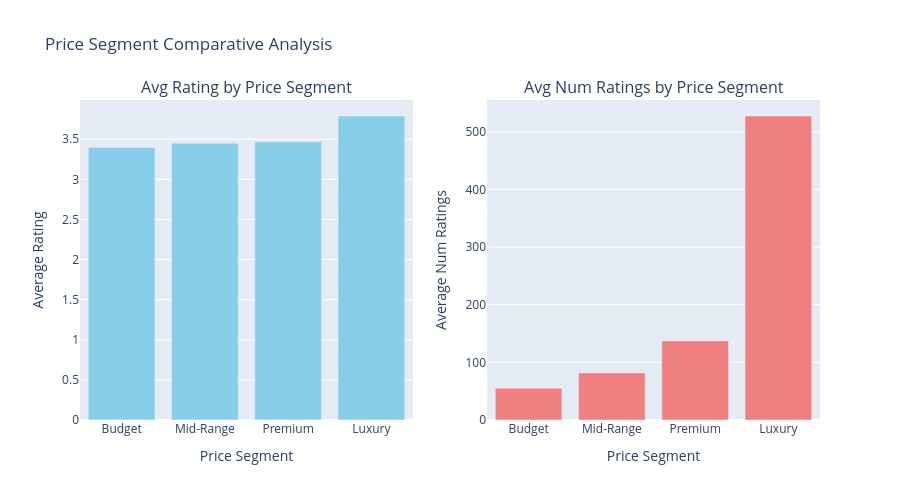

Notebook source saved alongside this figure:
### Code cell
# 5. Price Segment Analysis
segment_analysis = df.groupby('price_segment').agg({
    'avg_cost': ['min', 'max', 'mean'],
    'rating': 'mean',
    'num_ratings': 'mean',
    'has_online_order': 'mean',
    'has_table_booking': 'mean'
}).round(2)

print("\n" + "="*70)
print("PRICE SEGMENT ANALYSIS")
print("="*70)
print(segment_analysis)

# Create comparative visualization
segment_summary = df.groupby('price_segment').agg({
    'rating': 'mean',
    'num_ratings': 'mean'
}).reset_index()

fig = make_subplots(
    rows=1, cols=2,
    subplot_titles=('Avg Rating by Price Segment', 'Avg Num Ratings by Price Segment')
)

fig.add_trace(
    go.Bar(x=segment_summary['price_segment'], y=segment_summary['rating'], name='Rating', marker_color='skyblue'),
    row=1, col=1
)

fig.add_trace(
    go.Bar(x=segment_summary['price_segment'], y=segment_summary['num_ratings'], name='Num Ratings', marker_color='lightcoral'),
    row=1, col=2
)

fig.update_xaxes(title_text='Price Segment', row=1, col=1)
fig.update_xaxes(title_text='Price Segment', row=1, col=2)
fig.update_yaxes(title_text='Average Rating', row=1, col=1)
fig.update_yaxes(title_text='Average Num Ratings', row=1, col=2)

fig.update_layout(height=500, title_text='Price Segment Comparative Analysis', showlegend=False)
fig.show()

### Figure 1 — Plotly figure (JSON) as saved in the notebook; plotly's stock layout.template omitted (floating-point values rounded to 4 significant figures)
{"data": [{"marker": {"color": "skyblue"}, "name": "Rating", "type": "bar", "x": ["Budget", "Mid-Range", "Premium", "Luxury"], "xaxis": "x", "y": [3.396, 3.451, 3.468, 3.79], "yaxis": "y"}, {"marker": {"color": "lightcoral"}, "name": "Num Ratings", "type": "bar", "x": ["Budget", "Mid-Range", "Premium", "Luxury"], "xaxis": "x2", "y": [55.2, 81.58, 137.1, 527.4], "yaxis": "y2"}], "layout": {"annotations": [{"font": {"size": 16}, "showarrow": false, "text": "Avg Rating by Price Segment", "x": 0.225, "xanchor": "center", "xref": "paper", "y": 1, "yanchor": "bottom", "yref": "paper"}, {"font": {"size": 16}, "showarrow": false, "text": "Avg Num Ratings by Price Segment", "x": 0.775, "xanchor": "center", "xref": "paper", "y": 1, "yanchor": "bottom", "yref": "paper"}], "height": 500, "showlegend": false, "title": {"text": "Price Segment Comparative Analysis"}, "xaxis": {"anchor": "y", "domain": [0, 0.45], "title": {"text": "Price Segment"}}, "xaxis2": {"anchor": "y2", "domain": [0.55, 1], "title": {"text": "Price Segment"}}, "yaxis": {"anchor": "x", "domain": [0, 1], "title": {"text": "Average Rating"}}, "yaxis2": {"anchor": "x2", "domain": [0, 1], "title": {"text": "Average Num Ratings"}}}}
